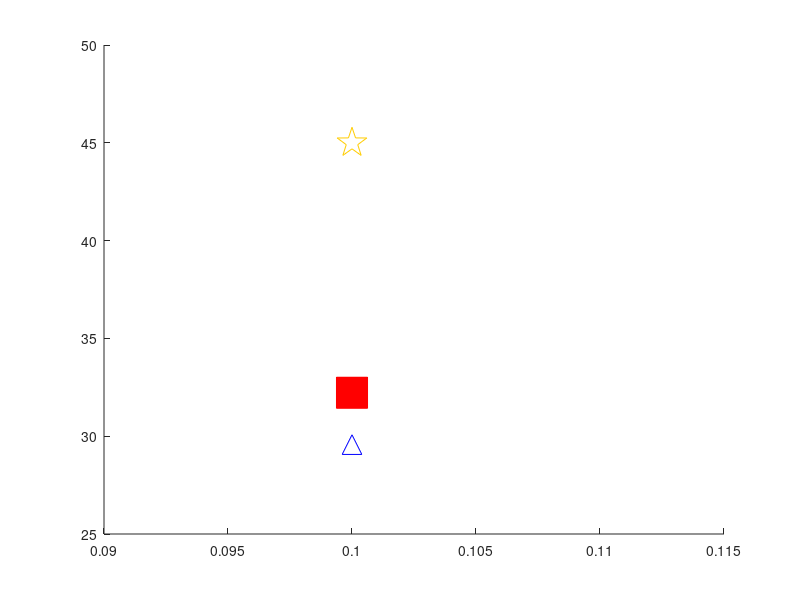

MATLAB code for this plot:
clear all
clc
close all

% load target_prim
% load light_prim
% load rough_prim

target_prim=[24 58.14 38.5;30 61 57;60 14.3 17.66;100 2.12 1.34];
light_prim=[48.57 23.85 36;82.22 29 45;130 23 59;187.5 1.33 1.76];
rough_prim=[32.22 29.57 45; 62 31 51;70 11 7; 156.66 4.33 1];


explore=[0.1 0.3 0.7 1];
% 
% s_t=size(target_prim);
% subplot(3,1,1)
% for i=1:s_t(1)
%     scatter(explore(i),target_prim(i,1),200,'b','filled','^')
%     hold on
% end
% 
% for i=1:s_t(1)
%     scatter(explore(i),target_prim(i,2),500,'r','s')
%     hold on
% end
% 
% for i=1:s_t(1)
%     scatter(explore(i),target_prim(i,3),500,[1 0.8 0],'p')
%     hold on
% end
% 
% subplot(3,1,2)
% s_l=size(light_prim);
% for i=1:s_l(1)
%     scatter(explore(i),light_prim(i,1),500,[1 0.8 0],'filled','p')
%     hold on
% end
% 
% for i=1:s_l(1)
%     scatter(explore(i),light_prim(i,2),200,'b','^')
%     hold on
% end
% 
% for i=1:s_l(1)
%     scatter(explore(i),light_prim(i,3),500,'r','s')
%     hold on
% end
% 
% subplot(3,1,3)
% s_r=size(rough_prim);
% for i=1:s_r(1)
%     scatter(explore(i),rough_prim(i,1),500,'r','filled','s')
%     hold on
% end
% 
% for i=1:s_r(1)
%     scatter(explore(i),rough_prim(i,2),200,'b','^')
%     hold on
% end
% 
% for i=1:s_r(1)
%     scatter(explore(i),rough_prim(i,3),500,[1 0.8 0],'p')
%     hold on
% end


s_r=1;


for i=1:s_r(1)
    scatter(explore(i),rough_prim(i,1),200,'b','filled','^')
    hold on
    scatter(explore(i),rough_prim(i,2),200,'b','^')
    hold on
end

for i=1:s_r(1)
    scatter(explore(i),rough_prim(i,1),500,[1 0.8 0],'filled','p')
    hold on
    scatter(explore(i),rough_prim(i,3),500,[1 0.8 0],'p')
    hold on
end

for i=1:s_r(1)
    scatter(explore(i),rough_prim(i,1),500,'r','filled','s')
    hold on
    scatter(explore(i),rough_prim(i,1),500,'r','s')
    hold on
end

